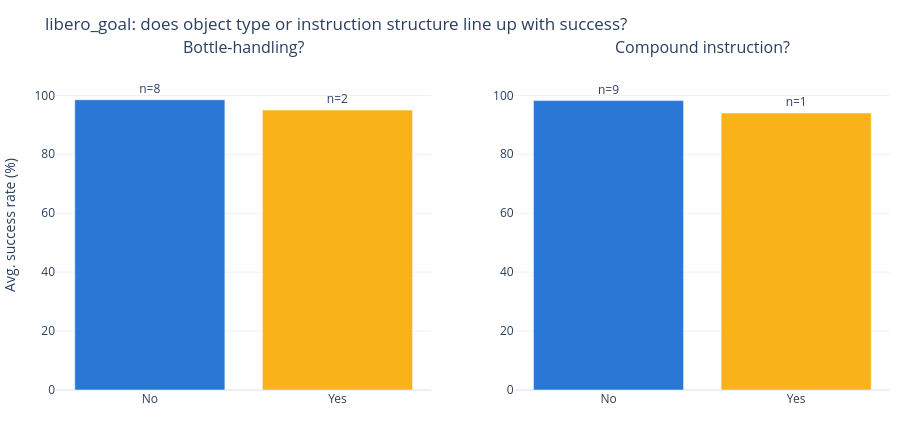

Source (notebook cell):
### Markdown cell above
## 8. Object type & task complexity (exploratory)

Distractor density and gripper distance (Section 5) didn't predict failure, but the video review just above did turn up two real patterns: bottle-handling tasks and compound (two-step) instructions are the weak spots. This section tests those two pattern.

With only 10 tasks (and only 2 involving a bottle, only 1 compound), treat this as a quick check, not a real statistical test, the sample is far too small for the numbers below to be trustworthy on their own.

### Code cell
# Both flags derived purely from the instruction text already saved, no new data needed.
nlp["is_bottle"] = nlp["instruction"].str.contains("bottle", case=False)
nlp["is_compound"] = nlp["instruction"].str.contains(" and ", case=False)

bottle_summary = nlp.groupby("is_bottle").agg(
    n_tasks=("task_short", "count"),
    avg_success=("success_pct", "mean"),
    tasks=("task_short", lambda s: ", ".join(s)),
)
compound_summary = nlp.groupby("is_compound").agg(
    n_tasks=("task_short", "count"),
    avg_success=("success_pct", "mean"),
    tasks=("task_short", lambda s: ", ".join(s)),
)

# Reformat as display-friendly tables (True/False -> Yes/No, readable column names)
# instead of raw print(), which loses the grouped-index formatting in most renderers.
bottle_table = bottle_summary.reset_index().rename(columns={
    "is_bottle": "Bottle-handling?", "n_tasks": "Tasks (n)",
    "avg_success": "Avg. success (%)", "tasks": "Task IDs",
})
bottle_table["Bottle-handling?"] = bottle_table["Bottle-handling?"].map({True: "Yes", False: "No"})
bottle_table["Avg. success (%)"] = bottle_table["Avg. success (%)"].round(1)

compound_table = compound_summary.reset_index().rename(columns={
    "is_compound": "Compound instruction?", "n_tasks": "Tasks (n)",
    "avg_success": "Avg. success (%)", "tasks": "Task IDs",
})
compound_table["Compound instruction?"] = compound_table["Compound instruction?"].map({True: "Yes", False: "No"})
compound_table["Avg. success (%)"] = compound_table["Avg. success (%)"].round(1)

print("Bottle-handling tasks vs. everything else:")
display(bottle_table)
print("\nCompound (two-step) tasks vs. single-step tasks:")
display(compound_table)

fig = make_subplots(rows=1, cols=2, subplot_titles=("Bottle-handling?", "Compound instruction?"))
fig.add_bar(x=["No", "Yes"], y=[bottle_summary.loc[False, "avg_success"], bottle_summary.loc[True, "avg_success"]],
            marker_color=["#2a78d6", "#fab219"], text=[f"n={bottle_summary.loc[False,'n_tasks']}", f"n={bottle_summary.loc[True,'n_tasks']}"],
            textposition="outside", row=1, col=1)
fig.add_bar(x=["No", "Yes"], y=[compound_summary.loc[False, "avg_success"], compound_summary.loc[True, "avg_success"]],
            marker_color=["#2a78d6", "#fab219"], text=[f"n={compound_summary.loc[False,'n_tasks']}", f"n={compound_summary.loc[True,'n_tasks']}"],
            textposition="outside", row=1, col=2)
fig.update_yaxes(title_text="Avg. success rate (%)", range=[0, 112], row=1, col=1)
fig.update_yaxes(range=[0, 112], row=1, col=2)
fig.update_layout(template="plotly_white", height=430, width=900, showlegend=False,
                   margin=dict(l=10, r=10, t=60, b=40),
                   title="libero_goal: does object type or instruction structure line up with success?")
fig.show()

### Figure 1 — Plotly figure (JSON) as saved in the notebook; plotly's stock layout.template omitted (floating-point values rounded to 4 significant figures)
{"data": [{"marker": {"color": ["#2a78d6", "#fab219"]}, "text": ["n=8", "n=2"], "textposition": "outside", "type": "bar", "x": ["No", "Yes"], "xaxis": "x", "y": [98.5, 95], "yaxis": "y"}, {"marker": {"color": ["#2a78d6", "#fab219"]}, "text": ["n=9", "n=1"], "textposition": "outside", "type": "bar", "x": ["No", "Yes"], "xaxis": "x2", "y": [98.22, 94], "yaxis": "y2"}], "layout": {"annotations": [{"font": {"size": 16}, "showarrow": false, "text": "Bottle-handling?", "x": 0.225, "xanchor": "center", "xref": "paper", "y": 1, "yanchor": "bottom", "yref": "paper"}, {"font": {"size": 16}, "showarrow": false, "text": "Compound instruction?", "x": 0.775, "xanchor": "center", "xref": "paper", "y": 1, "yanchor": "bottom", "yref": "paper"}], "height": 430, "margin": {"b": 40, "l": 10, "r": 10, "t": 60}, "showlegend": false, "title": {"text": "libero_goal: does object type or instruction structure line up with success?"}, "width": 900, "xaxis": {"anchor": "y", "domain": [0, 0.45]}, "xaxis2": {"anchor": "y2", "domain": [0.55, 1]}, "yaxis": {"anchor": "x", "domain": [0, 1], "range": [0, 112], "title": {"text": "Avg. success rate (%)"}}, "yaxis2": {"anchor": "x2", "domain": [0, 1], "range": [0, 112]}}}
